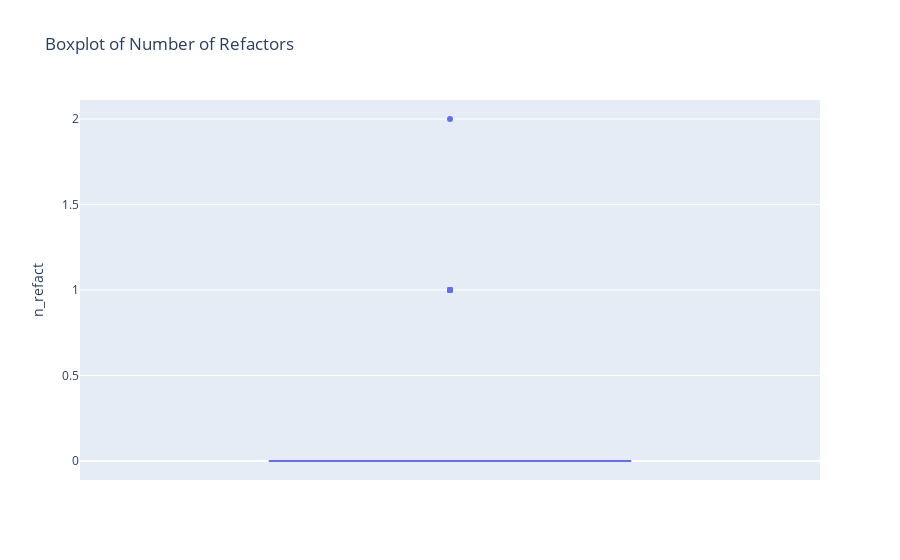

The cell this chart's notebook holds for it:
### Code cell
boxplot = px.box(X, y='n_refact', title='Boxplot of Number of Refactors', hover_data=X.columns.to_list())
boxplot.show()

### Figure 1 — Plotly figure (JSON) as saved in the notebook; plotly's stock layout.template omitted (floating-point values rounded to 4 significant figures; data arrays with more than 128 entries replaced by an {"elided": "..."} marker saying what was removed)
{"data": [{"alignmentgroup": "True", "customdata": {"elided": "997x14 float values"}, "hovertemplate": "n_refact=%{y}<br>n_versions=%{customdata[0]}<br>n_fixes=%{customdata[1]}<br>n_authors=%{customdata[2]}<br>lines_added=%{customdata[3]}<br>max_lin_add=%{customdata[4]}<br>avg_lin_add=%{customdata[5]}<br>lines_rem=%{customdata[6]}<br>max_lin_rem=%{customdata[7]}<br>avg_lin_rem=%{customdata[8]}<br>code_churn=%{customdata[9]}<br>max_code_churn=%{customdata[10]}<br>avg_code_churn=%{customdata[11]}<br>age=%{customdata[12]}<br>weighted_age=%{customdata[13]}<extra></extra>", "legendgroup": "", "marker": {"color": "#636efa"}, "name": "", "notched": false, "offsetgroup": "", "orientation": "v", "showlegend": false, "type": "box", "x0": " ", "xaxis": "x", "y": {"elided": "997 int values"}, "y0": " ", "yaxis": "y"}], "layout": {"boxmode": "group", "legend": {"tracegroupgap": 0}, "title": {"text": "Boxplot of Number of Refactors"}, "xaxis": {"anchor": "y", "domain": [0, 1]}, "yaxis": {"anchor": "x", "domain": [0, 1], "title": {"text": "n_refact"}}}}
